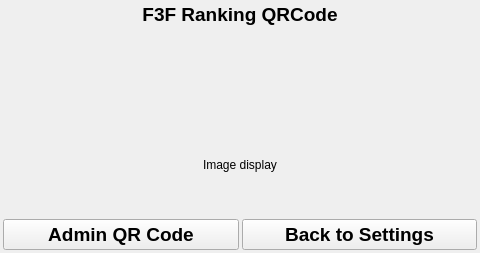
<?xml version="1.0" encoding="UTF-8"?>
<ui version="4.0">
 <class>WSettingsQrCode</class>
 <widget class="QWidget" name="WSettingsQrCode">
  <property name="geometry">
   <rect>
    <x>0</x>
    <y>0</y>
    <width>480</width>
    <height>253</height>
   </rect>
  </property>
  <property name="sizePolicy">
   <sizepolicy hsizetype="Preferred" vsizetype="Preferred">
    <horstretch>0</horstretch>
    <verstretch>0</verstretch>
   </sizepolicy>
  </property>
  <property name="windowTitle">
   <string>Form</string>
  </property>
  <layout class="QGridLayout" name="gridLayout">
   <property name="leftMargin">
    <number>3</number>
   </property>
   <property name="topMargin">
    <number>3</number>
   </property>
   <property name="rightMargin">
    <number>3</number>
   </property>
   <property name="bottomMargin">
    <number>3</number>
   </property>
   <property name="horizontalSpacing">
    <number>3</number>
   </property>
   <property name="verticalSpacing">
    <number>1</number>
   </property>
   <item row="0" column="0" colspan="2">
    <widget class="QLabel" name="label">
     <property name="font">
      <font>
       <pointsize>14</pointsize>
       <weight>75</weight>
       <bold>true</bold>
      </font>
     </property>
     <property name="text">
      <string>F3F Ranking QRCode</string>
     </property>
     <property name="alignment">
      <set>Qt::AlignHCenter|Qt::AlignTop</set>
     </property>
    </widget>
   </item>
   <item row="1" column="0" colspan="2">
    <widget class="QLabel" name="label_2">
     <property name="text">
      <string>Image display</string>
     </property>
     <property name="alignment">
      <set>Qt::AlignCenter</set>
     </property>
    </widget>
   </item>
   <item row="2" column="1">
    <widget class="QPushButton" name="btn_back">
     <property name="font">
      <font>
       <pointsize>14</pointsize>
       <weight>75</weight>
       <bold>true</bold>
      </font>
     </property>
     <property name="text">
      <string>Back to Settings</string>
     </property>
    </widget>
   </item>
   <item row="2" column="0">
    <widget class="QPushButton" name="btn_AdminQRCode">
     <property name="font">
      <font>
       <pointsize>14</pointsize>
       <weight>75</weight>
       <bold>true</bold>
      </font>
     </property>
     <property name="text">
      <string>Admin QR Code</string>
     </property>
    </widget>
   </item>
  </layout>
 </widget>
 <resources/>
 <connections/>
</ui>
